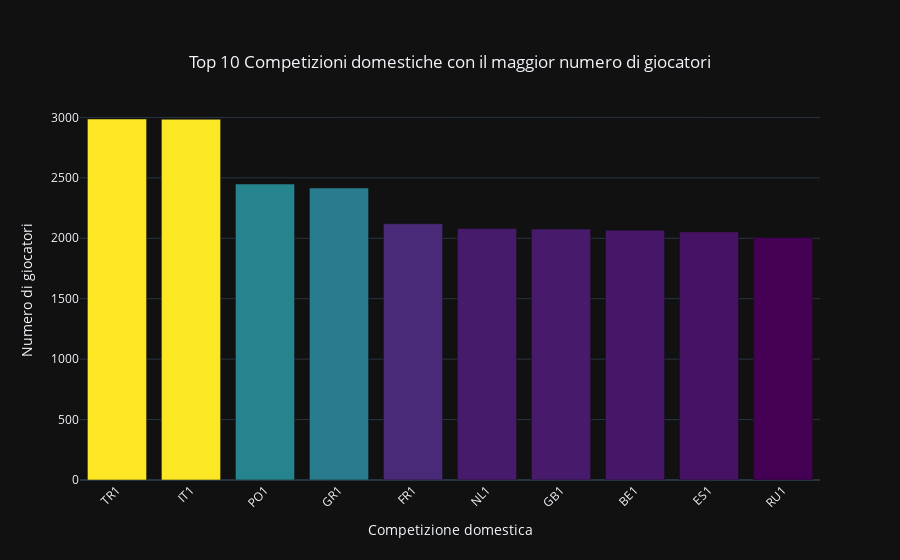

The code cell stored with this chart in its notebook:
### Markdown cell above
# Counting Domestic Competition Occurrences

This code snippet calculates the occurrences of each domestic competition among the players' current clubs and creates a bar chart to visualize the top 10 competitions with the most players. Each competition is represented by a colored bar.

### Code cell
competition_counts = players_df['current_club_domestic_competition_id'].value_counts()

# Selezioniamo solo le competizioni con un numero significativo di giocatori
top_competitions = competition_counts.head(10)

# Creazione del grafico a barre interattivo con Plotly
fig = px.bar(
    top_competitions,
    x=top_competitions.index,
    y=top_competitions.values,
    color=top_competitions.values,
    color_continuous_scale='Viridis',
    title='Top 10 Competizioni domestiche con il maggior numero di giocatori',
    labels={'x': 'Competizione domestica', 'y': 'Numero di giocatori'},
)

fig.update_layout(
    xaxis_tickangle=-45,
    xaxis_title='Competizione domestica',
    yaxis_title='Numero di giocatori',
    title={
        'text': 'Top 10 Competizioni domestiche con il maggior numero di giocatori',
        'y':0.9,
        'x':0.5,
        'xanchor': 'center',
        'yanchor': 'top'
    },
    coloraxis_showscale=False
)

fig.show()

### Figure 1 — Plotly figure (JSON) as saved in the notebook; plotly's stock layout.template omitted (floating-point values rounded to 4 significant figures)
{"data": [{"alignmentgroup": "True", "hovertemplate": "current_club_domestic_competition_id=%{x}<br>Numero di giocatori=%{y}<br>color=%{marker.color}<extra></extra>", "legendgroup": "", "marker": {"color": [2987, 2985, 2449, 2416, 2120, 2080, 2076, 2067, 2053, 2006], "coloraxis": "coloraxis", "pattern": {"shape": ""}}, "name": "", "offsetgroup": "", "orientation": "v", "showlegend": false, "textposition": "auto", "x": ["TR1", "IT1", "PO1", "GR1", "FR1", "NL1", "GB1", "BE1", "ES1", "RU1"], "xaxis": "x", "y": [2987, 2985, 2449, 2416, 2120, 2080, 2076, 2067, 2053, 2006], "yaxis": "y", "type": "bar"}], "layout": {"xaxis": {"anchor": "y", "domain": [0.0, 1.0], "title": {"text": "Competizione domestica"}, "tickangle": -45}, "yaxis": {"anchor": "x", "domain": [0.0, 1.0], "title": {"text": "Numero di giocatori"}}, "coloraxis": {"colorbar": {"title": {"text": "color"}}, "colorscale": [[0.0, "#440154"], [0.1111, "#482878"], [0.2222, "#3e4989"], [0.3333, "#31688e"], [0.4444, "#26828e"], [0.5556, "#1f9e89"], [0.6667, "#35b779"], [0.7778, "#6ece58"], [0.8889, "#b5de2b"], [1.0, "#fde725"]], "showscale": false}, "legend": {"tracegroupgap": 0}, "title": {"text": "Top 10 Competizioni domestiche con il maggior numero di giocatori", "y": 0.9, "x": 0.5, "xanchor": "center", "yanchor": "top"}, "barmode": "relative"}}
